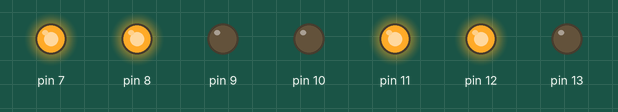
A sketch run on a simulated Arduino Uno, built with avr-gcc and run on an emulated ATmega328P. Shown: output pins drawn as LEDs (lit = HIGH).

Above: at 0.1 s.
Timing chart, 0 to 1.6 s (numbered marks = the images above):
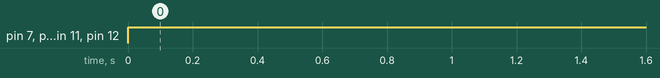

The sketch:

ARDUINO_7_Segment_Display.ino
```cpp
void setup() {
  for(int i = 13; i>=7; i--)
    pinMode(i, OUTPUT);

}

void loop() {
  digitalWrite(13, LOW); //segment a
  digitalWrite(12, HIGH); //segment b
  digitalWrite(11, HIGH); //segment c
  digitalWrite(10, LOW);//segment d
  digitalWrite(9, LOW); //segment e
  digitalWrite(8, HIGH); //segment f
  digitalWrite(7, HIGH); //segment g
}
```

Measured:
- by itself, pin 7, pin 8, pin 11, pin 12: LOW → HIGH at 0.00 s
